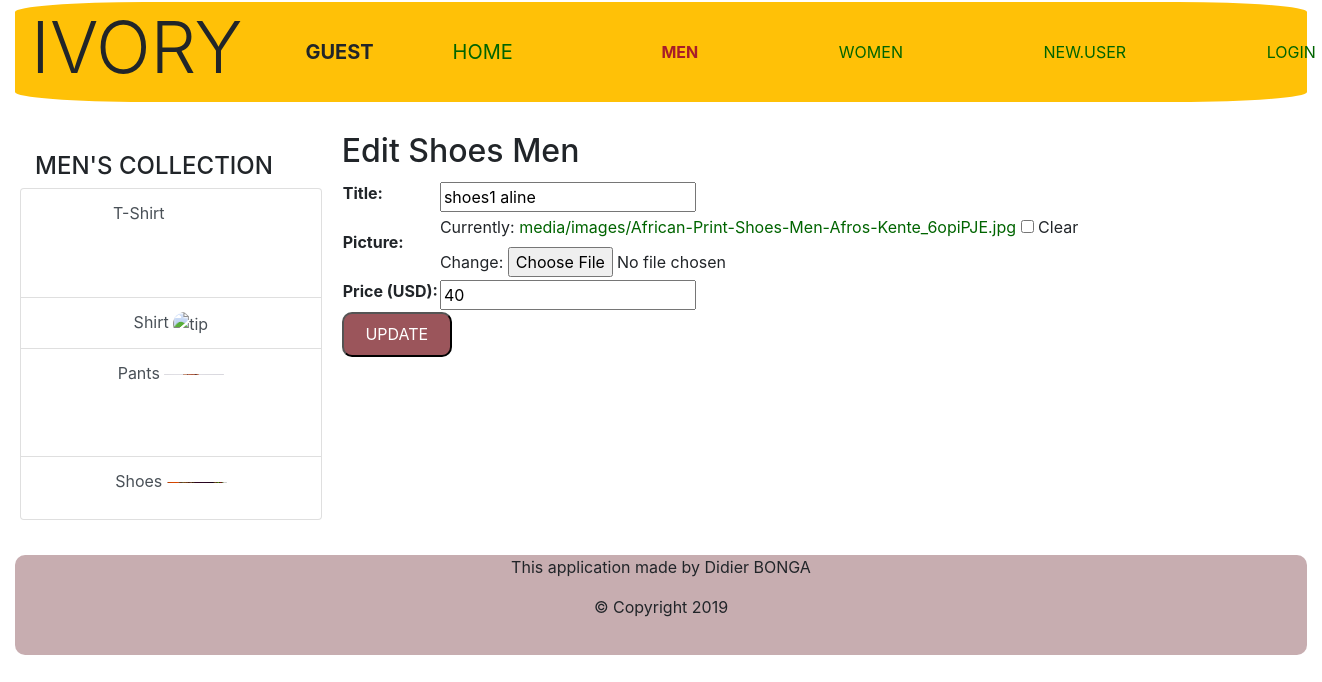
Page /editshoesmen/4/ on the earlier database version.
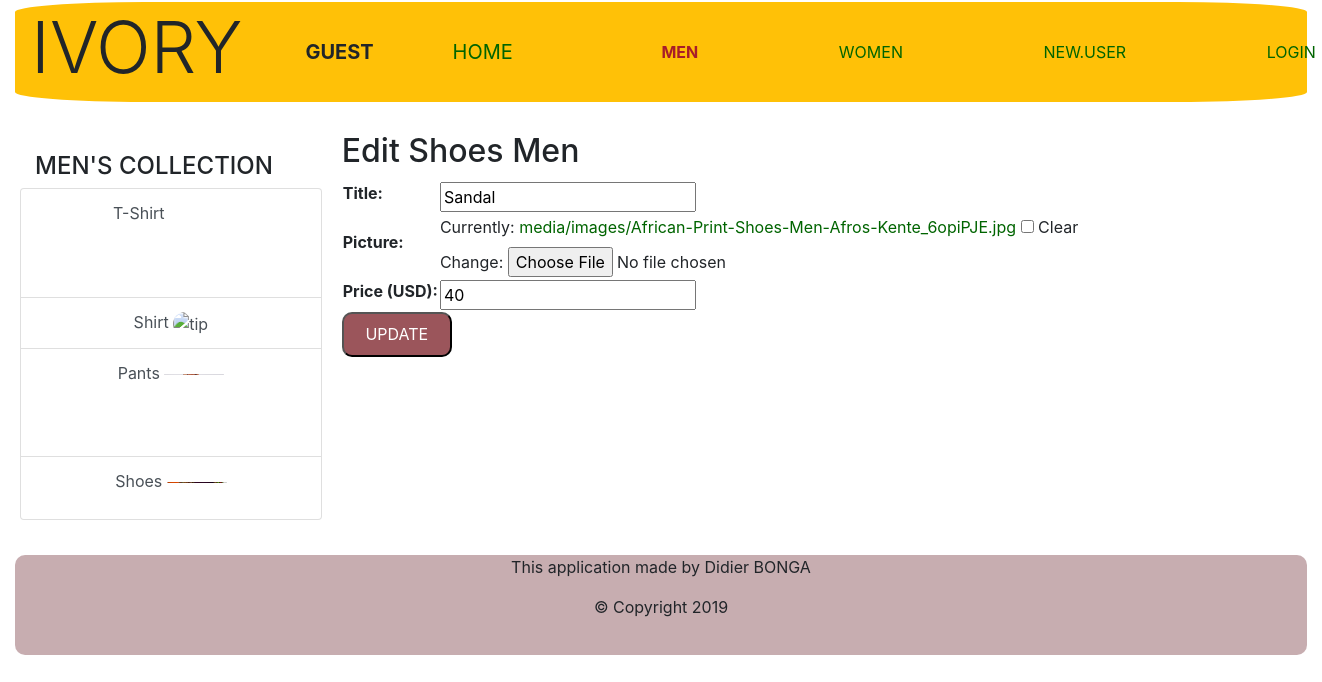
Same page on the later database version.
### ivoryApp/models.py (models this page shows, shortened)
class ShoesMen(models.Model):
    sm_title = models.CharField(max_length=200)
    sm_picture = models.ImageField(upload_to="media/images/", null=True, blank=True)
    sm_price = models.IntegerField(default=0)
    sm_ForeignKey = models.ForeignKey(UserLoginModel, on_delete=models.SET_NULL, null=True, blank=True)

### ivoryApp/views.py (the view)
# urls.py: path('editshoesmen/<int:smen_id>/', views.editshoesmen, name='editshoesmen'),
def editshoesmen(request, smen_id):
    edit_sm = get_object_or_404(ShoesMen, pk=smen_id)
    editedSm = ShoesMenForm(request.POST or None, instance=edit_sm)
    if editedSm.is_valid():
        editedSm.save()
        return redirect('shoesmen')
    return render(request, 'ivoryApp/edititem/editshoesmen.html', {'editedSm': editedSm})

### ivoryApp/forms.py
class ShoesMenForm(forms.ModelForm):
    class Meta:
        model = ShoesMen
        exclude = ["sm_ForeignKey"]
        labels = {
            'sm_title': 'Title',
            'sm_picture': 'Picture',
            'sm_size': 'Available Size',
            'sm_price': 'Price (USD)',
        }

### ivoryApp/templates/ivoryApp/edititem/editshoesmen.html (shortened to what this page needs)
{% extends 'ivoryApp/men.html' %}
{% block content %}
<aside>
    <h2>Edit Shoes Men</h2>
    <form method="post">
        <table>
            <tr>
                <td>{{ editedSm }}</td>
            </tr>
        </table>
        <button>UPDATE</button>
    </form>
</aside>
{% endblock %}

Differences in the rows shown:
changed ShoesMen: sm_title "shoes1 aline" → "Sandal"
